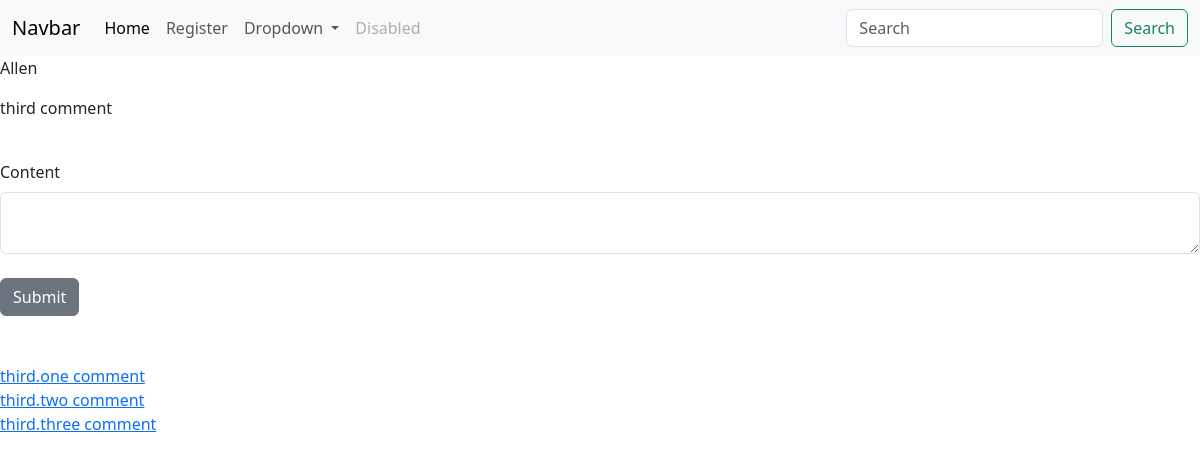
Page /comment/3 (signed in) on the committed database.
### app/models/models.py (models this page shows, shortened)
class Users(db.Model, UserMixin):
    id = db.Column(db.Integer, primary_key=True)
    key = db.Column(db.String(20), nullable=False)
    username = db.Column(db.String(20), nullable=False, unique=True)
    name = db.Column(db.String(40), nullable=False)
    date_added = db.Column(db.DateTime, default=datetime.utcnow)
    password_hash = db.Column(db.String(128))
    @property
    def password(self):
        raise AttributeError('password is not a readable attribute!')

class GroupTasksComments(db.Model):
    id = db.Column(db.Integer, primary_key=True, autoincrement=True)
    task_id = db.Column(db.Integer, db.ForeignKey('group_tasks.id'))
    poster_id = db.Column(db.Integer, db.ForeignKey('users.id'))
    content = db.Column(db.String(1000), nullable=False)
    date_posted = db.Column(db.DateTime, default=datetime.utcnow)
    tally = db.Column(db.Integer, default = 0)

class GroupTasksCommentsThreaded(db.Model):
    id = db.Column(db.Integer, primary_key=True, autoincrement=True)
    parent_id = db.Column(db.Integer, db.ForeignKey('group_tasks_comments.id'))
    poster_id = db.Column(db.Integer, db.ForeignKey('users.id'))
    content = db.Column(db.String(1000), nullable=False)
    date_posted = db.Column(db.DateTime, default=datetime.utcnow)
    tally = db.Column(db.Integer, default = 0)

### app/dash/routes.py (the view)
@dash_bp.route("/comment/<int:id>", methods=['GET', 'POST'])
@login_required
def comment(id):
    comment_form = GroupTaskThreadedCommentForm()
    if comment_form.validate_on_submit():
        return paul.post_threaded_comment_and_redirect(comment_form, id)
    comments = paul.get_threaded_comments(id)
    parent_comment = paul.get_comment(id)
    name = paul.get_poster_name(parent_comment.poster_id)
    comment_form.content.data = ''
    return render_template("comment.html", id=id, comments=comments, parent_comment=parent_comment, comment_form=comment_form, name=name)

### app/forms.py
class GroupTaskThreadedCommentForm(FlaskForm):
    content = CKEditorField('Content', validators=[DataRequired()])
    submit = SubmitField("Submit")

### app/DataInterface/group.py (called while the page is built)
    def get_threaded_comments(self, parent_id):
        parent_comment = GroupTasksComments.query.get_or_404(parent_id)
        child_comments = []
        get_comments = GroupTasksCommentsThreaded.query.filter_by(parent_id = parent_id)
        for i in get_comments:
            child_comments.append(i)
        return child_comments

    def get_comment(self, id):
        return GroupTasksComments.query.get_or_404(id)

    def get_poster_name(self, poster_id ):
        return Users.query.filter_by(id = poster_id).first().name

### app/__init__.py (called while the page is built)
def create_app():
    app = Flask(__name__)
    app.config.from_object(Config)
    app.config['SECRET_KEY'] = "abcd"
    app.config['SESSION_TYPE'] = 'memcached'
    login_manager = LoginManager()
    login_manager.init_app(app)
    login_manager.login_view = 'login'
    @login_manager.user_loader
    def load_user(user_id):
        return Users.query.get(int(user_id))
    @login_manager.user_loader
    def get_user(ident):
        return Users.query.get(int(ident))
    from .auth.routes import auth_bp
    app.register_blueprint(auth_bp)
    from .dash.routes import dash_bp
    app.register_blueprint(dash_bp)
    db.init_app(app)
    with app.app_context():
        db.create_all()
    app.register_error_handler(403, forbidden)
    return app

### app/templates/comment.html (shortened to what this page needs)
{% extends 'base.html' %}
{% block content %}
<p>{{ name }}</p>
<p style="max-width: 800px; word-wrap: break-word; width: 800px;">{{ parent_comment.content }}</p>
<form method="POST">
    <br/>
    {{ comment_form.content.label(class="form-label") }}
    {{ comment_form.content(class="form-control") }}
    <br/>
    {{ comment_form.submit(class="btn btn-secondary") }}
</form>
<br><br>
{%for u in comments%}
<tbody>
  <tr>
    <td colspan="2" style="max-width: 500px;"> <a href="{{url_for('dash_bp.comment', id=u.id)}}">{{u.content}}</a></td>
    <br>
</tr>
</tbody>
{%endfor%}
{%endblock%}

### rows in the picture
Users: name "Allen"
GroupTasksComments: content "third comment"
GroupTasksCommentsThreaded: content "third.one comment"
GroupTasksCommentsThreaded: content "third.two comment"
GroupTasksCommentsThreaded: content "third.three comment"

### other values in the picture
{{ comment_form.content.label(class="form-label") }} "Content"
